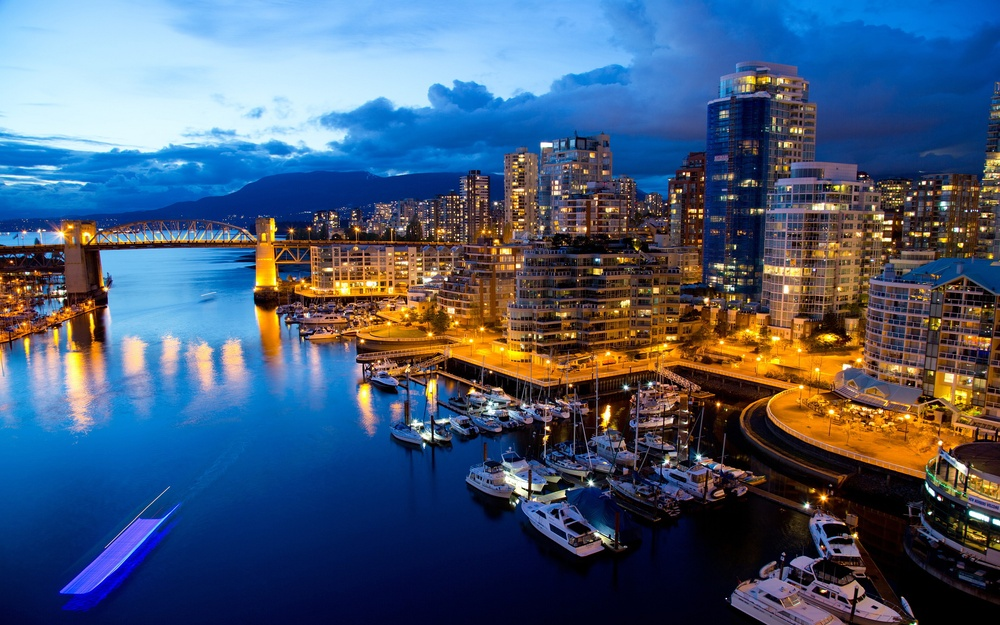
#> input picture praktich/19/city.jpg, 1000 x 625 px, shrunk from 2880 x 1800 before the run, found by its file name
$ python 1.py
#> lines starting #> are read from the running program, lines starting #| are printed output that depends on the picture
from PIL import Image

ris = Image.open("p19\city.jpg")
#> ris is the input picture: PIL image 1000x625 RGB; mean R, G, B 71.6, 90.5, 117.2

width, height = ris.size
#> width = 1000; height = 625

pixels = list(ris.getdata())
#> pixels = 625000 items

red = sum([pixel[0] for pixel in pixels]) // len(pixels)
#> red = 71
green = sum([pixel[1] for pixel in pixels]) // len(pixels)
#> green = 90
blue = sum([pixel[2] for pixel in pixels]) // len(pixels)
#> blue = 117

print("Средние значения R, G, B:", red, green, blue)
#| Средние значения R, G, B: 71 90 117

n_image = Image.new("RGB", (width, height), (red, green, blue))
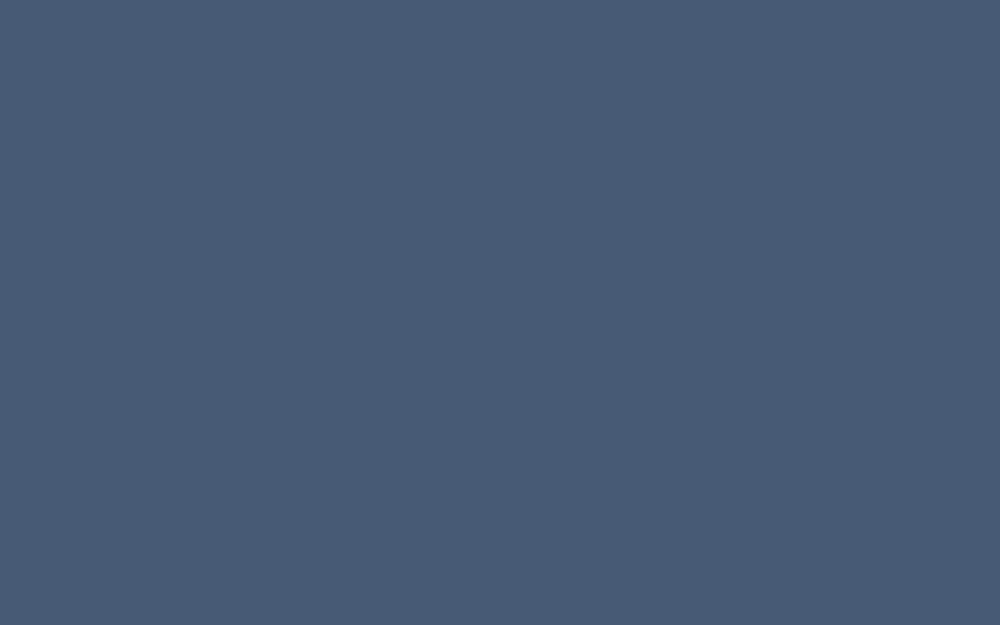
#> n_image: PIL image 1000x625 RGB; mean R, G, B 71, 90, 117
n_image.save("p19\city2.jpg")

n_image.show()
